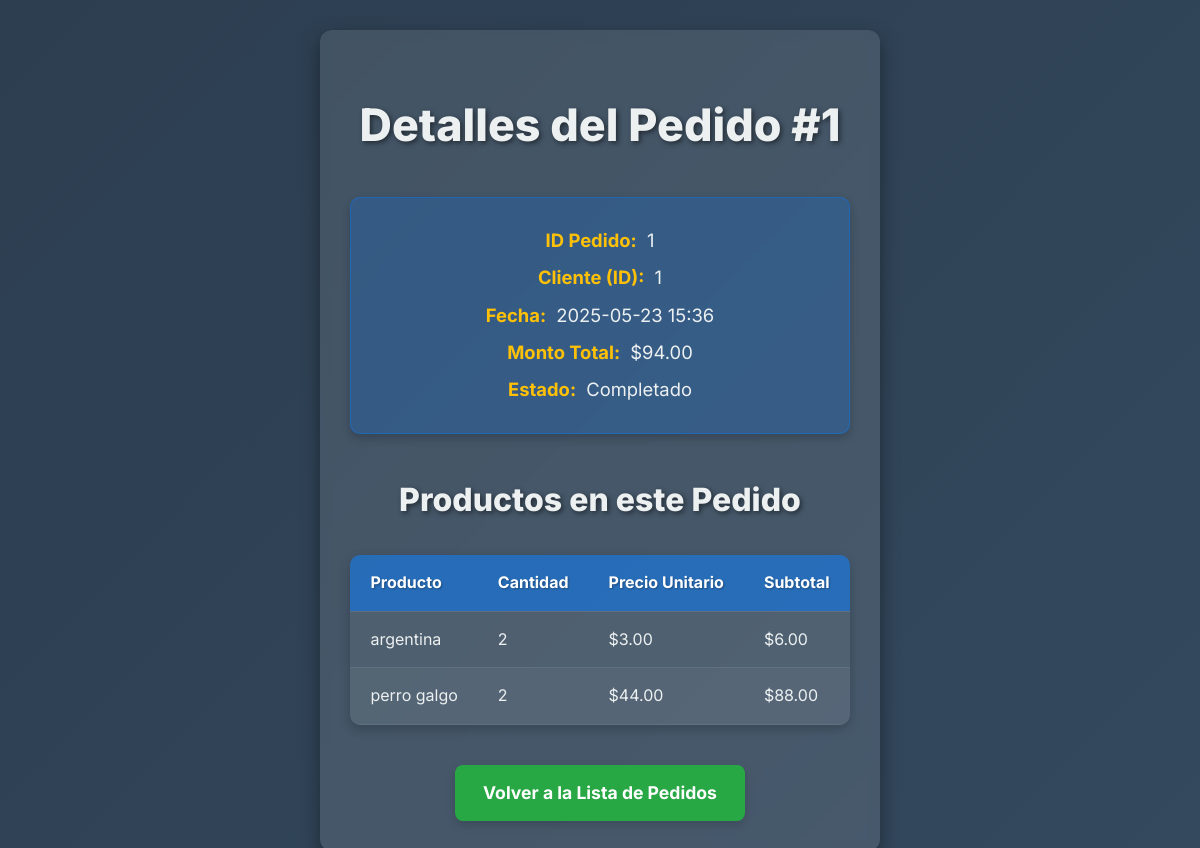
Page /admin/orders/1 (signed in) on the committed database.
### app.py (models this page shows, shortened)
class Order(db.Model):
    id = db.Column(db.Integer, primary_key=True)
    user_id = db.Column(db.Integer, db.ForeignKey('user.id'), nullable=True) # Puede ser nulo si es invitado
    date_created = db.Column(db.DateTime, default=datetime.utcnow)
    total_amount = db.Column(db.Float, nullable=False)
    status = db.Column(db.String(50), default='Completado') # Ejemplo: 'Completado', 'Pendiente', 'Enviado'
    items = db.relationship('OrderItem', backref='order', lazy=True)

class OrderItem(db.Model):
    id = db.Column(db.Integer, primary_key=True)
    order_id = db.Column(db.Integer, db.ForeignKey('order.id'), nullable=False)
    product_id = db.Column(db.Integer, nullable=False) # Guardamos el ID del producto
    product_name_at_purchase = db.Column(db.String(120), nullable=False) # Guardamos el nombre al momento de la compra
    quantity = db.Column(db.Integer, nullable=False)
    price_at_purchase = db.Column(db.Float, nullable=False) # Guardamos el precio al momento de la compra

### app.py (the view)
@app.route('/admin/orders/<int:order_id>')
@login_required
def admin_order_details(order_id):
    if not current_user.is_admin:
        flash('Acceso denegado. Solo administradores.', 'error')
        return redirect(url_for('login'))
    order = Order.query.get_or_404(order_id)
    return render_template('admin_order_details.html', order=order, order_items=order.items)

### app.py (called while the page is built)
@login_manager.user_loader
def load_user(user_id):
    return User.query.get(int(user_id))

### templates/admin_order_details.html (shortened to what this page needs)
<!DOCTYPE html>
<html lang="es">
<head>
</head>
<body>
    <div class="container">
        <h1>Detalles del Pedido #{{ order.id }}</h1>
        <div class="order-summary">
            <p><strong>ID Pedido:</strong> {{ order.id }}</p>
            <p><strong>Cliente (ID):</strong> {{ order.user_id if order.user_id else 'Invitado' }}</p>
            <p><strong>Fecha:</strong> {{ order.date_created.strftime('%Y-%m-%d %H:%M') }}</p>
            <p><strong>Monto Total:</strong> ${{ "%.2f"|format(order.total_amount) }}</p>
            <p><strong>Estado:</strong>
                <span class="status-{{ order.status.lower() }}">
                    {{ order.status }}
                </span>
            </p>
        </div>
        <h2>Productos en este Pedido</h2>
        {% if order_items %}
        <table>
            <thead>
                <tr>
                    <th>Producto</th>
                    <th>Cantidad</th>
                    <th>Precio Unitario</th>
                    <th>Subtotal</th>
                </tr>
            </thead>
            <tbody>
                {% for item in order_items %}
                <tr>
                    <td>{{ item.product_name_at_purchase }}</td>
                    <td>{{ item.quantity }}</td>
                    <td>${{ "%.2f"|format(item.price_at_purchase) }}</td>
                    <td>${{ "%.2f"|format(item.price_at_purchase * item.quantity) }}</td>
                </tr>
                {% endfor %}
            </tbody>
        </table>
        {% else %}
            <p>No hay productos registrados para este pedido.</p>
        {% endif %}
        <div class="center-link-wrapper">
            <a href="{{ url_for('admin_orders') }}" class="back-link">Volver a la Lista de Pedidos</a>
        </div>
    </div>
</body>
</html>

### templates/admin_order_details.html (style rules this page uses)
body { font-family: 'Inter', sans-serif; margin: 0; padding: 0; background: linear-gradient(135deg, #2c3e50, #34495e, #2980b9, #8e44ad, #2c3e50); background-size: 400% 400%; animation: subtleGradientShift 20s ease infinite; color: #ecf0f1; line-height: 1.6; min-height: 100vh; display: flex; flex-direction: column; }
.container { max-width: 950px; margin: 30px auto; padding: 30px; background-color: rgba(255, 255, 255, 0.1); border-radius: 12px; box-shadow: 0 8px 20px rgba(0,0,0,0.4); backdrop-filter: blur(5px); -webkit-backdrop-filter: blur(5px); flex-grow: 1; box-sizing: border-box; }
h1, h2 { color: #ecf0f1; text-align: center; margin-bottom: 35px; font-size: 2.8em; font-weight: 800; text-shadow: 2px 2px 5px rgba(0,0,0,0.5); }
h2 { font-size: 2em; margin-top: 40px; margin-bottom: 25px; }
.order-summary { background-color: rgba(0, 123, 255, 0.2); border: 1px solid rgba(0, 123, 255, 0.4); border-radius: 10px; padding: 20px; margin-bottom: 30px; text-align: left; box-shadow: 0 4px 10px rgba(0,0,0,0.2); }
.order-summary p { margin: 8px 0; font-size: 1.15em; color: #ecf0f1; font-weight: 400; }
.order-summary strong { color: #ffc107; font-weight: 700; margin-right: 5px; }
table { width: 100%; border-collapse: collapse; margin-top: 30px; background-color: rgba(255, 255, 255, 0.05); border-radius: 10px; overflow: hidden; box-shadow: 0 4px 12px rgba(0,0,0,0.2); }
th, td { padding: 15px 20px; text-align: left; border-bottom: 1px solid rgba(255, 255, 255, 0.1); color: #ecf0f1; }
th { background-color: rgba(0, 123, 255, 0.5); color: white; font-weight: 700; text-shadow: 1px 1px 2px rgba(0,0,0,0.3); }
tr:nth-child(even) { background-color: rgba(255, 255, 255, 0.03); }
.back-link { display: inline-block; background-color: #28a745; color: white; padding: 14px 28px; text-decoration: none; border-radius: 8px; transition: background-color 0.3s ease, transform 0.2s ease, box-shadow 0.3s ease; margin-top: 40px; font-weight: 700; font-size: 1.1em; box-shadow: 0 4px 10px rgba(0,0,0,0.15); }
.center-link-wrapper { text-align: center; }
p { text-align: center; font-size: 1.2em; color: #bdc3c7; margin-top: 30px; }

### rows in the picture
Order: id "1", user "1", date_created "2025-05-23 15:36", total_amount "94.00", status "Completado"
OrderItem: product_name_at_purchase "argentina", quantity "2", price_at_purchase "3.00", item.price_at_purchase*item.quantity "6.00"
OrderItem: product_name_at_purchase "perro galgo", quantity "2", price_at_purchase "44.00", item.price_at_purchase*item.quantity "88.00"
